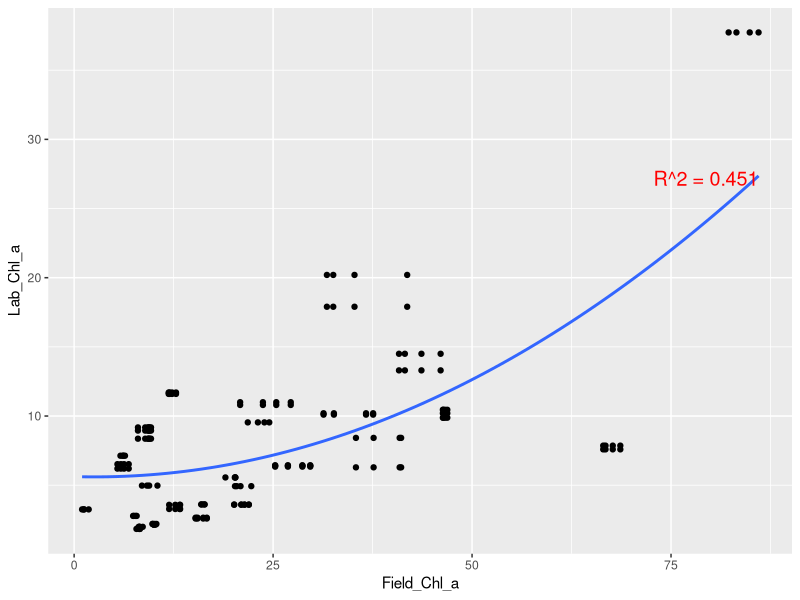
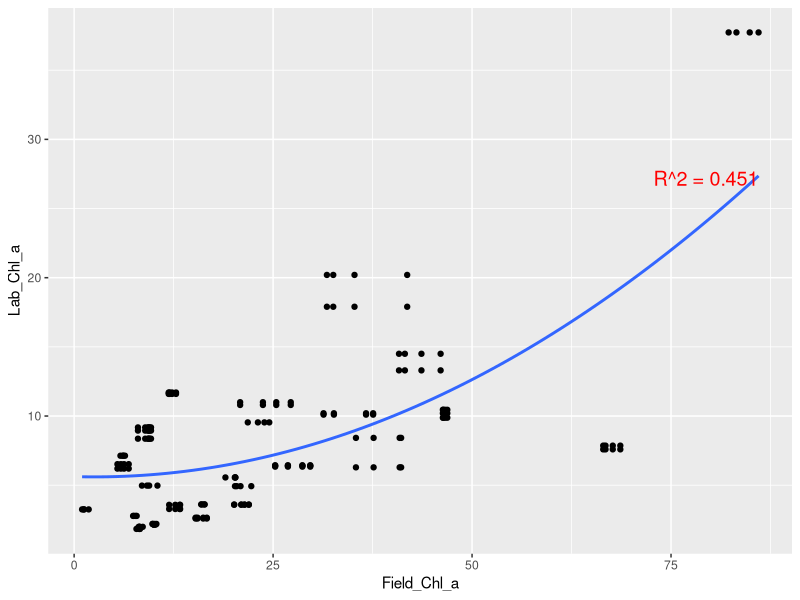
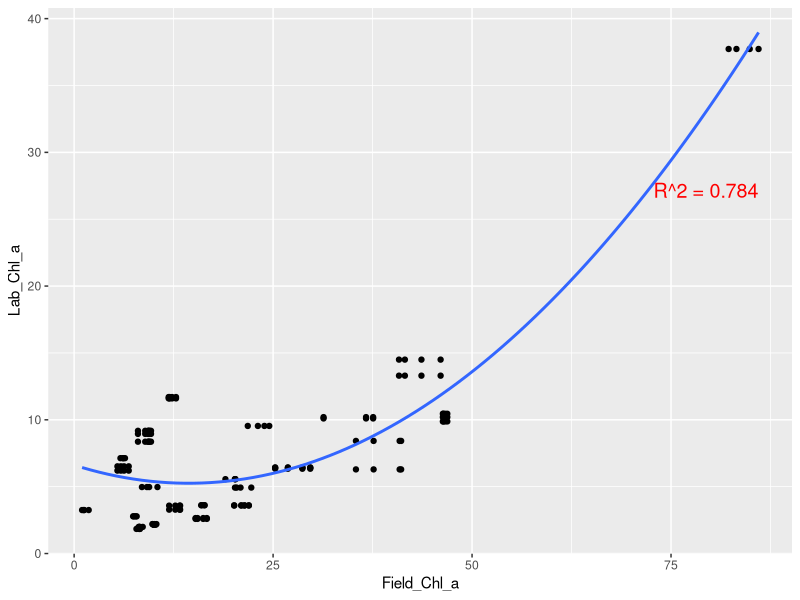
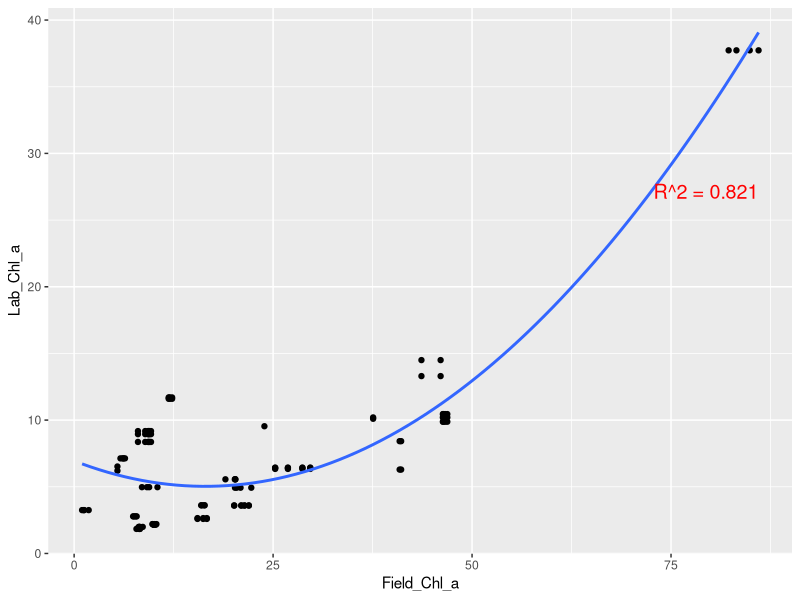
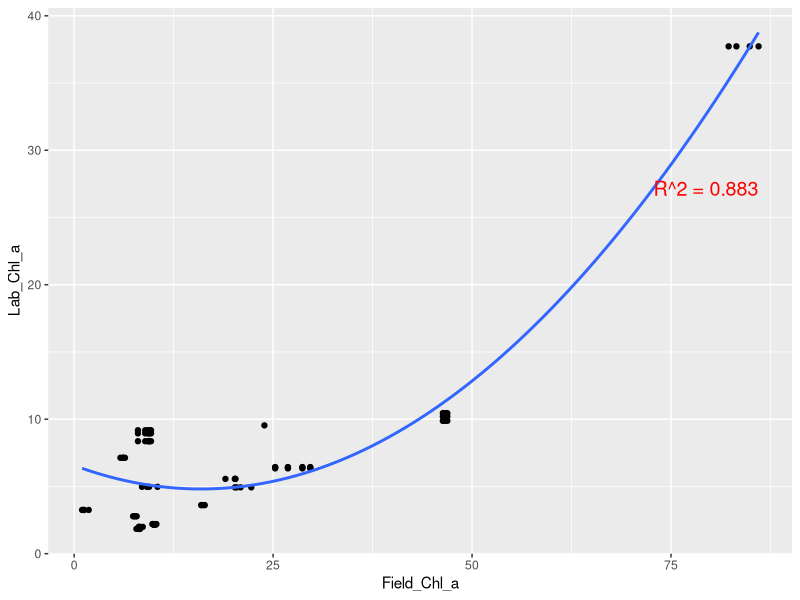

These figures' R source, in order: (Note: this script raises an error after producing the figures.)
## ---- chunk 1
#| warning: false
#| echo: false

library(tidyverse)
library(knitr)
library(kableExtra)


Observations<- read_csv("Chla-Observations.csv")

kable(Observations)
## ---- chunk 2
#| warning: false
#| echo: false
library(tidyverse)
library(readr)

Observations<- read_csv("Chla-Observations.csv")

lm_model<-lm(Lab_Chl_a~poly(Field_Chl_a,2,raw=TRUE),data=Observations)
r_squared<-summary(lm_model)$r.squared 
r_squared_label <- paste("R^2 =", round(r_squared, 3))

ggplot(
  data=Observations,
  mapping=aes(x=Field_Chl_a, y=Lab_Chl_a)
)+
  geom_point()+
  geom_smooth(method="lm",formula=y~poly(x,2,raw=TRUE),se=FALSE)+
  annotate("text", x = max(Observations$Field_Chl_a, na.rm = TRUE), y = max(Observations$Lab_Chl_a, na.rm = TRUE) - 10, label=r_squared_label, hjust = 1, vjust = 1, size = 5, color = "red")
  

## ---- chunk 3
#| warning: false
#| echo: false
library(tidyverse)
library(readr)

Observations<- read_csv("Chla-Observations.csv")

lm_model<-lm(Lab_Chl_a~poly(Field_Chl_a,2,raw=TRUE),data=Observations)
r_squared<-summary(lm_model)$r.squared 
r_squared_label <- paste("R^2 =", round(r_squared, 3))

ggplot(
  data=Observations,
  mapping=aes(x=Field_Chl_a, y=Lab_Chl_a)
)+
  geom_point()+
  geom_smooth(method="lm",formula=y~poly(x,2,raw=TRUE),se=FALSE)+
  annotate("text", x = max(Observations$Field_Chl_a, na.rm = TRUE), y = max(Observations$Lab_Chl_a, na.rm = TRUE) - 10, label=r_squared_label, hjust = 1, vjust = 1, size = 5, color = "red")


Observations<- read_csv("Chla-Observations.csv")

Observations <- Observations %>% mutate(depth_category = ifelse(Depth >= 0.15, "Deep", "Shallow"))
Obs_filtered1 <- Observations %>% filter(depth_category == "Deep")

lm_model<-lm(Lab_Chl_a~poly(Field_Chl_a,2,raw=TRUE),data=Obs_filtered1)
r_squared<-summary(lm_model)$r.squared 
r_squared_label <- paste("R^2 =", round(r_squared, 3))

ggplot(
  data=Obs_filtered1,
  mapping=aes(x=Field_Chl_a, y=Lab_Chl_a)
)+
  geom_point()+
  geom_smooth(method="lm",formula=y~poly(x,2,raw=TRUE),se=FALSE)+
  annotate("text", x = max(Obs_filtered1$Field_Chl_a, na.rm = TRUE), y = max(Obs_filtered1$Lab_Chl_a, na.rm = TRUE) - 10, label=r_squared_label, hjust = 1, vjust = 1, size = 5, color = "red")


Observations<- read_csv("Chla-Observations.csv")

Observations <- Observations %>% mutate(depth_category = ifelse(Depth >= 0.3, "Deep", "Shallow"))
Obs_filtered2 <- Observations %>% filter(depth_category == "Deep")

lm_model<-lm(Lab_Chl_a~poly(Field_Chl_a,2,raw=TRUE),data=Obs_filtered2)
r_squared<-summary(lm_model)$r.squared 
r_squared_label <- paste("R^2 =", round(r_squared, 3))

ggplot(
  data=Obs_filtered2,
  mapping=aes(x=Field_Chl_a, y=Lab_Chl_a)
)+
  geom_point()+
  geom_smooth(method="lm",formula=y~poly(x,2,raw=TRUE),se=FALSE)+
  annotate("text", x = max(Obs_filtered2$Field_Chl_a, na.rm = TRUE), y = max(Obs_filtered2$Lab_Chl_a, na.rm = TRUE) - 10, label=r_squared_label, hjust = 1, vjust = 1, size = 5, color = "red")




Observations<- read_csv("Chla-Observations.csv")

Observations <- Observations %>% mutate(depth_category = ifelse(Depth >= 0.4, "Deep", "Shallow"))
Obs_filtered <- Observations %>% filter(depth_category == "Deep")

lm_model<-lm(Lab_Chl_a~poly(Field_Chl_a,2,raw=TRUE),data=Obs_filtered)
r_squared<-summary(lm_model)$r.squared 
r_squared_label <- paste("R^2 =", round(r_squared, 3))

ggplot(
  data=Obs_filtered,
  mapping=aes(x=Field_Chl_a, y=Lab_Chl_a)
)+
  geom_point()+
  geom_smooth(method="lm",formula=y~poly(x,2,raw=TRUE),se=FALSE)+
  annotate("text", x = max(Obs_filtered$Field_Chl_a, na.rm = TRUE), y = max(Obs_filtered$Lab_Chl_a, na.rm = TRUE) - 10, label=r_squared_label, hjust = 1, vjust = 1, size = 5, color = "red")

## ---- chunk 4
#| warning: false
#| echo: false
library(tidyverse)
library(readr)

Depth<-read_csv("depth.csv")

boxplot(field_chl_a ~ DEPTH, data = Depth[Depth$station == "SR64",], 
        main = "Box-and-Whisker Plot for 'x' by Depth",
        xlab = "Depth Groups", ylab = "Value of 'x'")
## ---- chunk 5
#| warning: false
#| echo: false

library(ggplot2)
Observations<- read.csv("Chla-Observations.csv")
